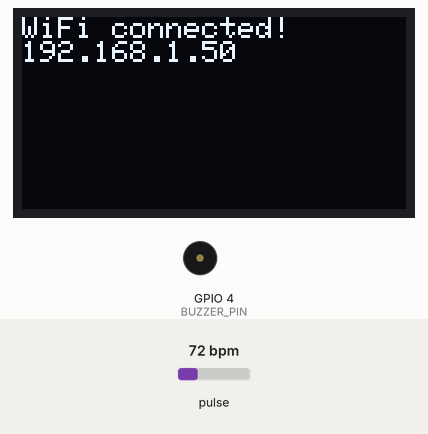
Simulated run of this sketch. Board: ESP32. On the bench: 128×64 one-colour display, buzzer (waves = sounding, pin HIGH). The inputs (shaded band) are chosen by the test bench; at power-on: pulse 72 bpm. WiFi joins after 1.5 s; servers stay silent unless stated; uploads are accepted with an empty reply; the local clock reads 2024-03-15 10:24:30 at power-on unless the sketch sets it; what the sketch prints to the serial monitor is not drawn.

Above: at 1.7 s.
At 4.8 s:
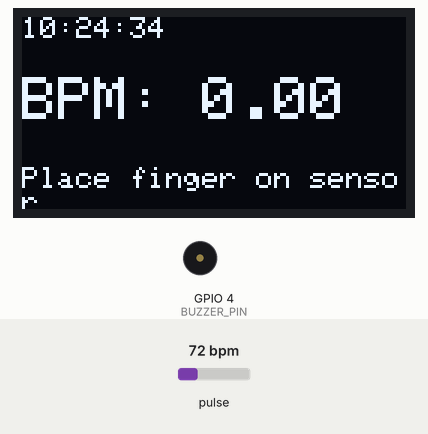
4.9 s: pulse set to 130 bpm
At 5.7 s:
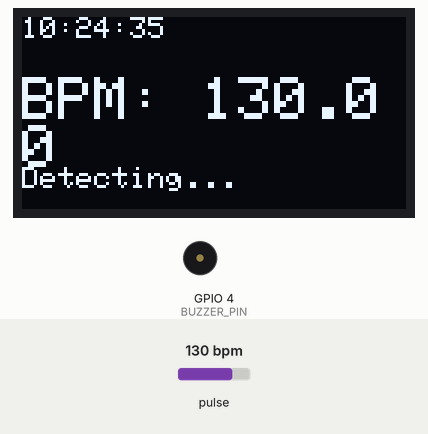
6.9 s: pulse set to 42 bpm
At 7.5 s:
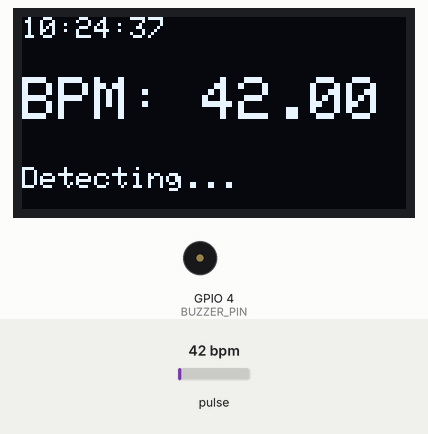
9.5 s: pulse set to 70 bpm
At 11.9 s:
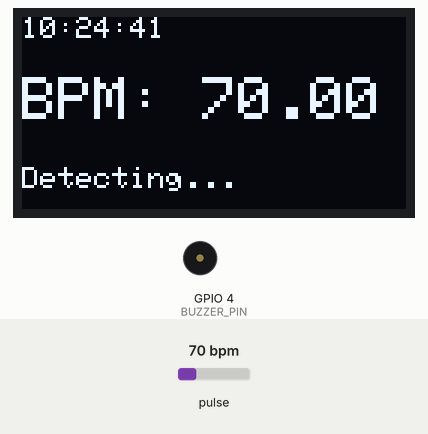
Timing chart, 0 to 17.0 s (numbered marks = the images above; inputs shaded):
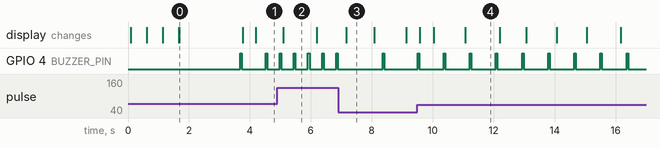

The sketch:

heart_monitor.ino
```cpp
#include <Wire.h>
#include <MAX30100_PulseOximeter.h>
#include <Adafruit_GFX.h>
#include <Adafruit_SSD1306.h>
#include <WiFi.h>
#include <HTTPClient.h>
#include <ArduinoJson.h>
#include "time.h"

// Konfigurasi hardware
#define BUZZER_PIN 4
#define SCREEN_WIDTH 128
#define SCREEN_HEIGHT 64
#define OLED_RESET -1

// WiFi credentials
const char* ssid = "althaf";
const char* password = "mahardani";

// Server Flask
const char* serverUrl = "https://heartmonitor.vercel.app/api/bpm";
const char* oledStatusUrl = "https://heartmonitor.vercel.app/status/oled";

// Pulse oximeter
PulseOximeter pox;
uint32_t tsLastReport = 0;
uint32_t tsLastSend = 0;
uint32_t tsLastCheckOled = 0;

// OLED display
Adafruit_SSD1306 display(SCREEN_WIDTH, SCREEN_HEIGHT, &Wire, OLED_RESET);
bool oledOn = true;

// Fungsi untuk mengatur waktu menggunakan NTP
void setupTime() {
  configTime(7 * 3600, 0, "pool.ntp.org", "time.nist.gov");  // UTC+7
  Serial.print("Waiting for time sync");
  while (time(nullptr) < 100000) {
    Serial.print(".");
    delay(500);
  }
  Serial.println("Time synced!");
}

void setup() {
  Serial.begin(115200);
  pinMode(BUZZER_PIN, OUTPUT);
  digitalWrite(BUZZER_PIN, LOW);

  // Inisialisasi OLED
  if (!display.begin(SSD1306_SWITCHCAPVCC, 0x3C)) {
    Serial.println("OLED failed");
    while (1);
  }
  display.clearDisplay();
  display.display();

  // Koneksi WiFi
  display.setTextSize(1);
  display.setTextColor(WHITE);
  display.setCursor(0, 0);
  display.println("Connecting WiFi...");
  display.display();

  WiFi.begin(ssid, password);
  while (WiFi.status() != WL_CONNECTED) {
    delay(500);
    display.print(".");
    display.display();
  }

  display.clearDisplay();
  display.setCursor(0, 0);
  display.println("WiFi connected!");
  display.println(WiFi.localIP());
  display.display();
  delay(2000);

  // Waktu
  setupTime();

  // Inisialisasi sensor MAX30100
  if (!pox.begin()) {
    display.clearDisplay();
    display.println("MAX30100 ERROR");
    display.display();
    while (1);
  }
  pox.setIRLedCurrent(MAX30100_LED_CURR_4_4MA);
  pox.setOnBeatDetectedCallback(onBeatDetected);
}

void loop() {
  pox.update();

  // Update OLED tampilan tiap 200ms
  if (millis() - tsLastReport > 200 && oledOn) {
    updateDisplay();
    tsLastReport = millis();
  }

  // Kirim BPM ke server tiap 2 detik
  if (millis() - tsLastSend > 2000) {
    sendToServer();
    tsLastSend = millis();
  }

  // Cek status OLED tiap 3 detik
  if (millis() - tsLastCheckOled > 3000) {
    checkOledStatus();
    tsLastCheckOled = millis();
  }
}

void onBeatDetected() {
  Serial.println("Beat!");
  digitalWrite(BUZZER_PIN, HIGH);
  delay(50);
  digitalWrite(BUZZER_PIN, LOW);
}

void updateDisplay() {
  display.clearDisplay();

  // Tampilkan waktu
  time_t now = time(nullptr);
  struct tm* timeinfo = localtime(&now);
  char timeStr[9]; // "HH:MM:SS"
  strftime(timeStr, sizeof(timeStr), "%H:%M:%S", timeinfo);

  display.setTextSize(1);
  display.setCursor(0, 0);
  display.print(timeStr);

  // Tampilkan BPM
  display.setTextSize(2);
  display.setCursor(0, 20);
  display.print("BPM: ");
  display.println(pox.getHeartRate());

  // Tampilkan status
  display.setTextSize(1);
  display.setCursor(0, 50);
  if (pox.getHeartRate() > 0) {
    display.print("Detecting...");
  } else {
    display.print("Place finger on sensor");
  }

  display.display();
}

void sendToServer() {
  if (WiFi.status() == WL_CONNECTED) {
    HTTPClient http;
    http.begin(serverUrl);
    http.addHeader("Content-Type", "application/json");

    String payload = "{\"bpm\":" + String(pox.getHeartRate()) + "}";
    int httpCode = http.POST(payload);

    if (httpCode > 0) {
      String response = http.getString();
      Serial.println("Server response: " + response);
    } else {
      Serial.println("HTTP POST failed, error: " + String(httpCode));
    }

    http.end();
  } else {
    Serial.println("WiFi disconnected");
  }
}

void checkOledStatus() {
  if (WiFi.status() == WL_CONNECTED) {
    HTTPClient http;
    http.begin(oledStatusUrl);
    int httpCode = http.GET();

    if (httpCode == 200) {
      String payload = http.getString();
      Serial.println("OLED status response: " + payload);

      StaticJsonDocument<200> doc;
      DeserializationError error = deserializeJson(doc, payload);

      if (!error) {
        bool status = doc["oled_on"];
        oledOn = status;

        if (oledOn) {
          display.ssd1306_command(SSD1306_DISPLAYON);
          Serial.println("OLED turned ON");
        } else {
          display.ssd1306_command(SSD1306_DISPLAYOFF);
          Serial.println("OLED turned OFF");
        }
      } else {
        Serial.println("JSON parse error");
      }
    } else {
      Serial.println("Failed to get OLED status");
    }

    http.end();
  }
}
```

Measured:
- after the input at 4.9 s, GPIO 4 (BUZZER_PIN): alternates HIGH for 0.05 s and LOW for 0.41 s, starting after 0.08 s
- after the input at 9.5 s, GPIO 4 (BUZZER_PIN): alternates HIGH for 0.05 s and LOW for 0.81 s, starting at once
- by itself, GPIO 4 (BUZZER_PIN): alternates HIGH for 0.05 s and LOW for 0.78 s
- what the display in image 0 shows lasts 2.1 s, from 1.7 s to 3.8 s
- what the display in image 3 shows lasts 0.9 s, from 7.2 s to 8.1 s
